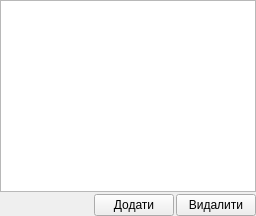
  <widget class="QDockWidget" name="dockWidget_taryf">
   <property name="layoutDirection">
    <enum>Qt::LeftToRight</enum>
   </property>
   <property name="floating">
    <bool>false</bool>
   </property>
   <property name="features">
    <set>QDockWidget::DockWidgetFloatable|QDockWidget::DockWidgetMovable</set>
   </property>
   <property name="windowTitle">
    <string>Таблиця НОРМАТИВНИЙ ТАРИФ</string>
   </property>
   <attribute name="dockWidgetArea">
    <number>1</number>
   </attribute>
   <widget class="QWidget" name="dockWidgetContents_normat_taryf">
    <layout class="QGridLayout">
     <property name="horizontalSpacing">
      <number>0</number>
     </property>
     <property name="verticalSpacing">
      <number>2</number>
     </property>
     <property name="margin">
      <number>0</number>
     </property>
     <item row="0" column="0">
      <layout class="QVBoxLayout">
       <property name="spacing">
        <number>2</number>
       </property>
       <property name="margin">
        <number>0</number>
       </property>
       <item>
        <widget class="QTableView" name="tableView_taryf">
         <property name="focusPolicy">
          <enum>Qt::ClickFocus</enum>
         </property>
         <property name="statusTip">
          <string>Таблиця НОРМАТИВНИЙ ТАРИФ</string>
         </property>
        </widget>
       </item>
       <item>
        <layout class="QHBoxLayout">
         <property name="spacing">
          <number>2</number>
         </property>
         <property name="margin">
          <number>0</number>
         </property>
         <item>
          <spacer name="horizontalSpacer">
           <property name="orientation">
            <enum>Qt::Horizontal</enum>
           </property>
           <property name="sizeHint" stdset="0">
            <size>
             <width>40</width>
             <height>20</height>
            </size>
           </property>
          </spacer>
         </item>
         <item>
          <widget class="QPushButton" name="pushButton_add_taryf">
           <property name="focusPolicy">
            <enum>Qt::ClickFocus</enum>
           </property>
           <property name="statusTip">
            <string>Додати новий запис</string>
           </property>
           <property name="text">
            <string>Додати</string>
           </property>
           <property name="icon">
            <iconset resource="../tkeAbonent/tke/tke_rc">
             <normaloff>:/pictures/pictures/greplus.png</normaloff>:/pictures/pictures/greplus.png</iconset>
           </property>
           <property name="iconSize">
            <size>
             <width>12</width>
             <height>12</height>
            </size>
           </property>
           <property name="flat">
            <bool>false</bool>
           </property>
          </widget>
         </item>
         <item>
          <widget class="QPushButton" name="pushButton_del_taryf">
           <property name="focusPolicy">
            <enum>Qt::ClickFocus</enum>
           </property>
           <property name="statusTip">
            <string>Видалити позначений запис</string>
           </property>
           <property name="text">
            <string>Видалити</string>
           </property>
           <property name="icon">
            <iconset resource="../tkeAbonent/tke/tke_rc">
             <normaloff>:/pictures/pictures/redminus.png</normaloff>:/pictures/pictures/redminus.png</iconset>
           </property>
           <property name="iconSize">
            <size>
             <width>12</width>
             <height>12</height>
            </size>
           </property>
          </widget>
         </item>
        </layout>
       </item>
      </layout>
     </item>
    </layout>
   </widget>
  </widget>
